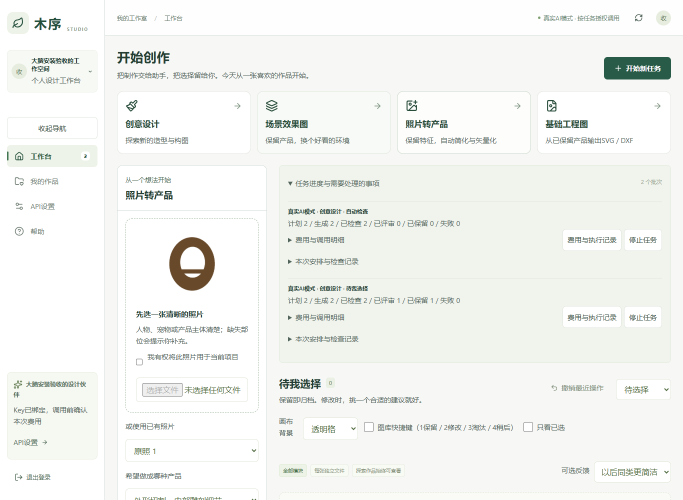
#> input picture frontend_dist/assets/photo-Bo282xL9.png, 1366 x 1000 px (shown at 1/2 size)
$ python -i similarity_engine.py   (imports and definitions only)
#> lines starting #> are read from the running program, lines starting #| are printed output that depends on the picture; after the words box and inside, x2 and y2 are one past the last pixel; in counts of white or black regions, pixels touching at a corner belong together
#> further down, picture is the input picture: PIL image 1366x1000 RGB; mean R, G, B 242.2, 244.2, 240.8
"""Deterministic visual and geometry features for the material search MVP."""
from __future__ import annotations

import base64
import hashlib
import io
import math
from collections import Counter
from typing import Any

import cv2
import numpy as np
from PIL import Image, ImageDraw, ImageOps


FEATURE_VERSION = "material-search-v3-perspective-sift"
IMAGE_EXTENSIONS = {".png", ".jpg", ".jpeg", ".webp"}
SUPPORTED_EXTENSIONS = IMAGE_EXTENSIONS | {".dxf", ".ai"}
MAX_LOCAL_FEATURES = 1200


class SimilarityFileError(ValueError):
    pass


# [9 lines left out: function file_kind, not called in this run]


def _normalise(vector: np.ndarray) -> list[float]:
    vector = np.nan_to_num(vector.astype(np.float32), nan=0.0, posinf=0.0, neginf=0.0)
    norm = float(np.linalg.norm(vector))
    if norm:
        vector /= norm
    return [round(float(value), 7) for value in vector]


def _flatten(image: Image.Image) -> Image.Image:
    image = ImageOps.exif_transpose(image)
    if image.mode in {"RGBA", "LA"} or "transparency" in image.info:
        rgba = image.convert("RGBA")
        canvas = Image.new("RGBA", rgba.size, "white")
        canvas.alpha_composite(rgba)
        return canvas.convert("RGB")
    return image.convert("RGB")


# [5 lines left out: function _preview_png, not called in this run]


def _visual_vector(image: Image.Image) -> list[float]:
    rgb_image = _flatten(image)
    width, height = rgb_image.size
#> width = 1366; height = 1000
    fitted = ImageOps.pad(rgb_image, (128, 128), color="white", method=Image.Resampling.LANCZOS)
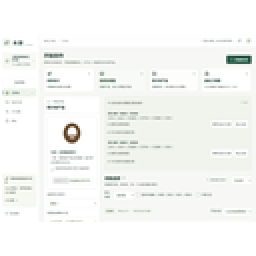
#> fitted: PIL image 128x128 RGB (shown 2 times larger); mean R, G, B 245.4, 246.9, 244.4
    rgb = np.asarray(fitted, dtype=np.uint8)
    hsv = cv2.cvtColor(rgb, cv2.COLOR_RGB2HSV)
#> hsv: shape (128, 128, 3); mean H, S, V 26.5, 3.4, 247
    histogram = cv2.calcHist([hsv], [0, 1, 2], None, [8, 4, 4], [0, 180, 0, 256, 0, 256]).flatten()
#> histogram = 128 values, max 7420 at index 3, min 0 at index 0, mean 128
    histogram /= max(float(histogram.sum()), 1.0)
#> histogram = 128 values, max 0.453 at index 3, min 0 at index 0, mean 0.00781
    gray = cv2.cvtColor(rgb, cv2.COLOR_RGB2GRAY)
    thumbnail = cv2.resize(gray, (16, 16), interpolation=cv2.INTER_AREA).astype(np.float32) / 255.0
    edges = cv2.Canny(gray, 60, 160)
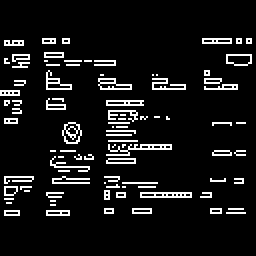
#> edges: shape (128, 128) (shown 2 times larger); 8.6% white in thin lines or dots, all inside (x1, y1, x2, y2) = (0, 19, 126, 108)
    edge_thumbnail = cv2.resize(edges, (16, 16), interpolation=cv2.INTER_AREA).astype(np.float32) / 255.0
    aspect = width / max(height, 1)
#> aspect = 1.37
    size_features = np.array(
        [min(aspect, 8.0) / 8.0, min(1.0 / max(aspect, 1e-6), 8.0) / 8.0],
        dtype=np.float32,
    )
#> size_features = [0.171, 0.0915]
    return _normalise(np.concatenate([histogram, thumbnail.flatten(), edge_thumbnail.flatten(), size_features]))
#> in _normalise, `vector = np.nan_to_num(vector.astype(np.float32), nan=0.0, posinf=0.0,..`: vector = 642 values, max 1 at index 128, min 0 at index 0, mean 0.421
#> in _normalise, `norm = float(np.linalg.norm(vector))`: norm = 15.64
#> in _normalise, `vector /= norm`: vector = 642 values, max 0.0639 at index 128, min 0 at index 0, mean 0.0269


# [381 lines left out: functions _image_fingerprint, _local_features, _decode_local_features, _point_coverage, image_geometric_similarity, process_image and 9 more, not called in this run]

>>> from PIL import Image
>>> picture = Image.open('../frontend_dist/assets/photo-Bo282xL9.png')
>>> result = _visual_vector(picture)
#> result has the same summary as vector in _normalise

$ run again, on frontend_dist/assets/compare-CKbiL0It.png
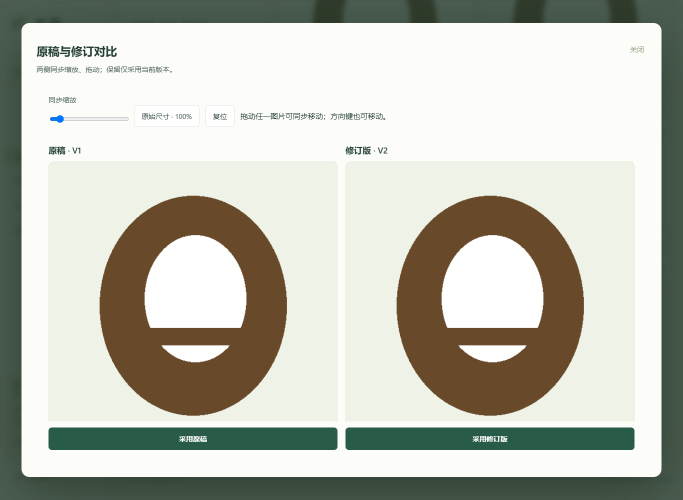
#> input picture frontend_dist/assets/compare-CKbiL0It.png, 1366 x 1000 px (shown at 1/2 size)
#> picture is the input picture: PIL image 1366x1000 RGB; mean R, G, B 191.6, 193.4, 182
#> in _visual_vector, `fitted = ImageOps.pad(rgb_image, (128, 128), color="white", method=Ima..`:
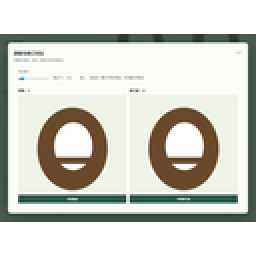
#> fitted: PIL image 128x128 RGB (shown 2 times larger); mean R, G, B 208.1, 209.4, 201.2
#> hsv: shape (128, 128, 3); mean H, S, V 28.4, 27.8, 212.4
#> in _visual_vector, `histogram = cv2.calcHist([hsv], [0, 1, 2], None, [8, 4, 4], [0, 180, 0..`: histogram = 128 values, max 6192 at index 19, min 0 at index 0, mean 128
#> in _visual_vector, `histogram /= max(float(histogram.sum()), 1.0)`: histogram = 128 values, max 0.378 at index 19, min 0 at index 0, mean 0.00781
#> in _visual_vector, `edges = cv2.Canny(gray, 60, 160)`:
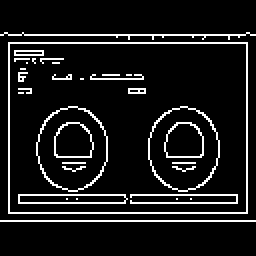
#> edges: shape (128, 128) (shown 2 times larger); 9.5% white in thin lines or dots, all inside (x1, y1, x2, y2) = (0, 16, 128, 111)
#> in _normalise, `vector = np.nan_to_num(vector.astype(np.float32), nan=0.0, posinf=0.0,..`: vector = 642 values, max 1 at index 128, min 0 at index 0, mean 0.365
#> norm = 13.63
#> in _normalise, `vector /= norm`: vector = 642 values, max 0.0734 at index 128, min 0 at index 0, mean 0.0268
#> result has the same summary as vector in _normalise

$ run again, on frontend_dist/assets/engineering-D1jJZ1G5.png
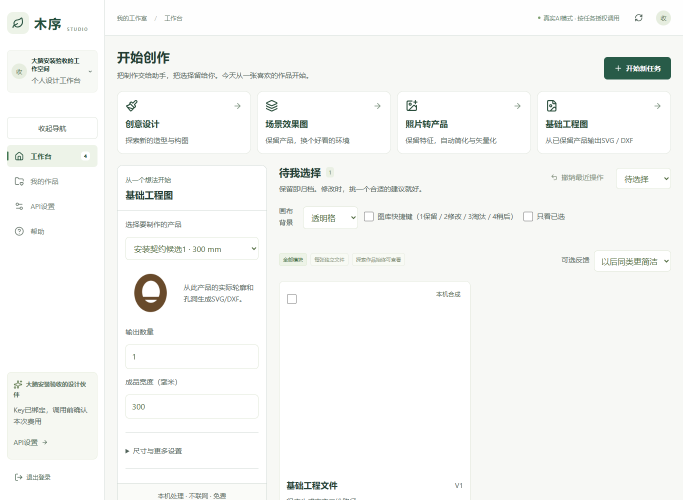
#> input picture frontend_dist/assets/engineering-D1jJZ1G5.png, 1366 x 1000 px (shown at 1/2 size)
#> picture is the input picture: PIL image 1366x1000 RGB; mean R, G, B 246, 247.2, 245.2
#> in _visual_vector, `fitted = ImageOps.pad(rgb_image, (128, 128), color="white", method=Ima..`:
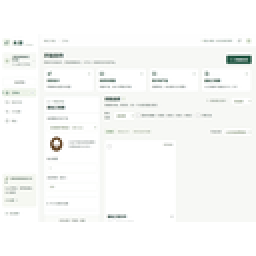
#> fitted: PIL image 128x128 RGB (shown 2 times larger); mean R, G, B 248.3, 249.1, 247.7
#> hsv: shape (128, 128, 3); mean H, S, V 21.1, 2.2, 249.2
#> in _visual_vector, `histogram = cv2.calcHist([hsv], [0, 1, 2], None, [8, 4, 4], [0, 180, 0..`: histogram = 128 values, max 9098 at index 3, min 0 at index 0, mean 128
#> in _visual_vector, `histogram /= max(float(histogram.sum()), 1.0)`: histogram = 128 values, max 0.555 at index 3, min 0 at index 0, mean 0.00781
#> in _visual_vector, `edges = cv2.Canny(gray, 60, 160)`:
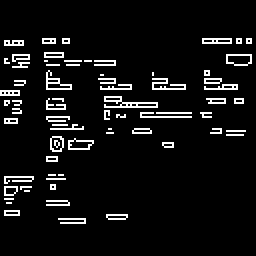
#> edges: shape (128, 128) (shown 2 times larger); 6.9% white in thin lines or dots, all inside (x1, y1, x2, y2) = (0, 19, 126, 112)
#> in _normalise, `vector = np.nan_to_num(vector.astype(np.float32), nan=0.0, posinf=0.0,..`: vector = 642 values, max 1 at index 128, min 0 at index 0, mean 0.418
#> norm = 15.75
#> in _normalise, `vector /= norm`: vector = 642 values, max 0.0635 at index 128, min 0 at index 0, mean 0.0266
#> result has the same summary as vector in _normalise
